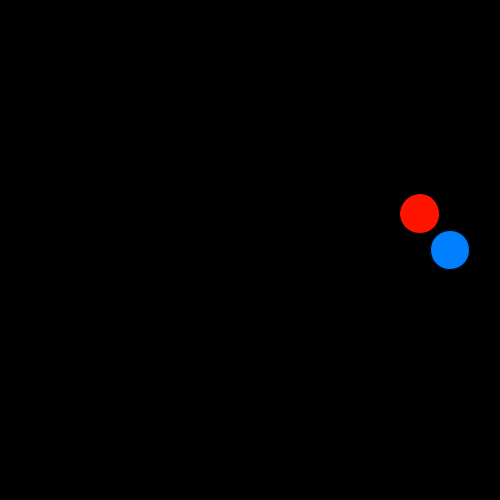
Frame 1 (no input)
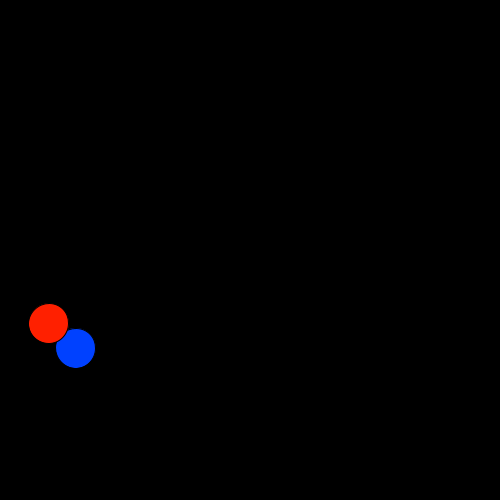
Frame 60 (the mouse pressed at the canvas centre just before this capture)
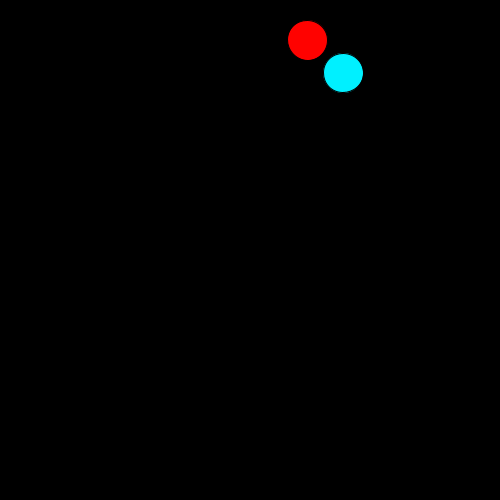
Frame 120 (the mouse held since frame 60 and released just before this capture)

The Processing sketch that drew these frames (run headless with seeded random() and noise(); from frame 60 on, the mouse is pressed at the canvas centre):

// Processing sketch: processing_121406
// ── processing_121406.pde

float counter = 0;

 
void setup()
{
  size(500, 500);
  colorMode(HSB, 360, 100, 100);
}
 
void draw()
{
  background(0);
   
  translate(width/2, height/2);
   
  for (int i=1; i<50; i+=50)
 {
   pushMatrix();
   translate(cos(counter)*200, sin(counter)*200);
    
   float h = map(sin(counter), -1, 1, 180, 240);
   fill(h, 100, 100);
   rotate(radians(i));
   ellipse(0, 0, 40, 40);
   popMatrix();
    
   counter += 100.5;
 }

for (int i=1; i<50; i+=50)
 {
   pushMatrix();
   translate(cos(counter)*200, sin(counter)*200);
   
   translate(-30, -30);    
   float h = map(sin(counter), -1, 1, 0, 10);
   fill(h, 100, 100);
   rotate(radians(i));
   ellipse(0, 0, 40, 40);
   popMatrix();
    
   counter += 100.5;
 }
  
  
}
